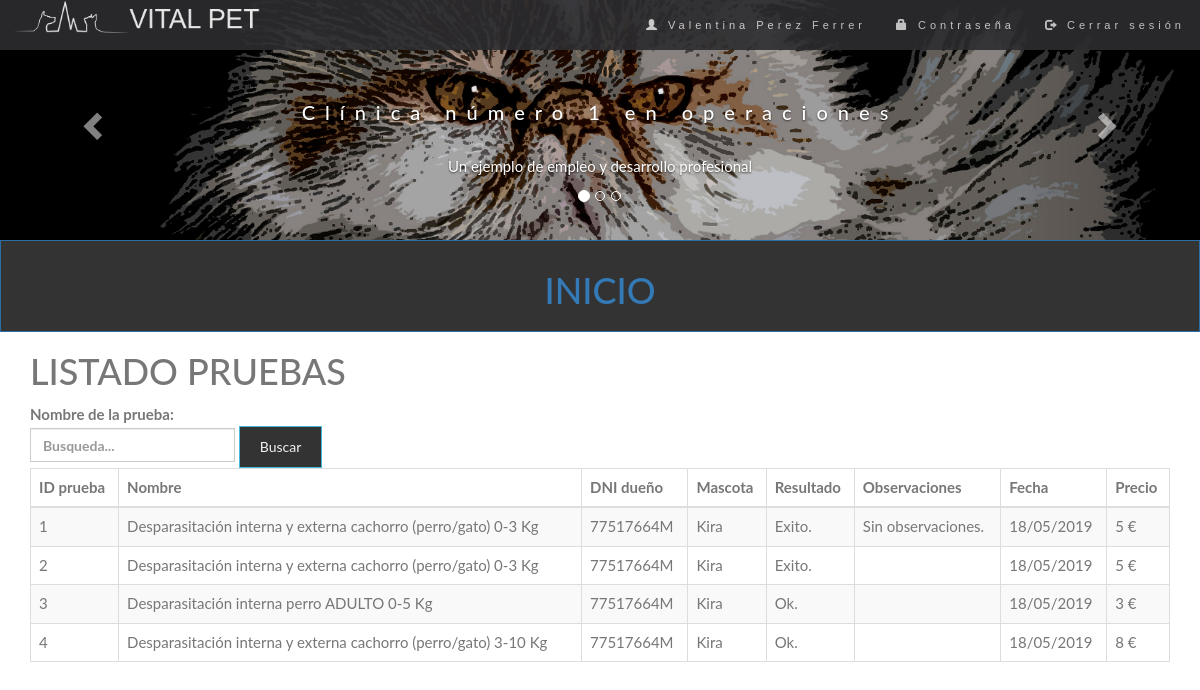
Before: /VISTA/COMUN/vistaGestionPrueba.php (signed in) with the older database file.
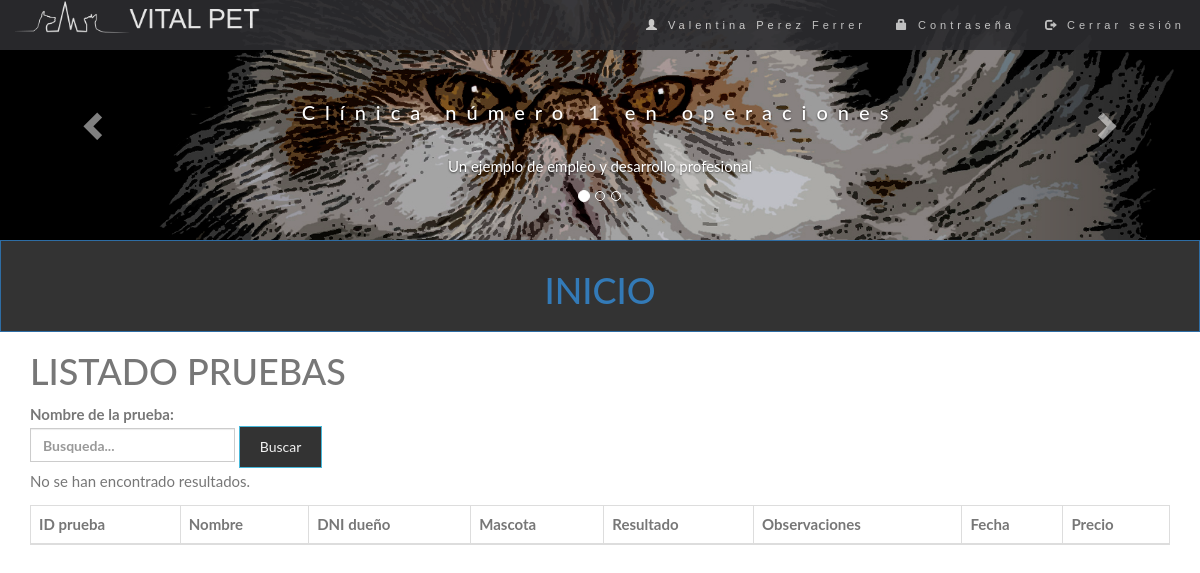
After: the same page with the newer database file.
### tables this page shows
CREATE TABLE `pruebas` (
  `id_prueba` int(11) NOT NULL,
  `id_tipo_prueba` int(11) NOT NULL,
  `id_mascota` int(11) NOT NULL,
  `resultado_prueba` varchar(2000) NOT NULL,
  `observaciones_prueba` varchar(2000) DEFAULT NULL,
  `id_cita` int(11) NOT NULL
);

CREATE TABLE `tipos_pruebas` (
  `id_tipo_prueba` int(11) NOT NULL,
  `nombre_tipo_prueba` varchar(200) NOT NULL,
  `precio_tipo_prueba` float NOT NULL
);

CREATE TABLE `usuarios` (
  `id_usuario` int(11) NOT NULL,
  `nombre_usuario` varchar(100) NOT NULL,
  `apellidos_usuario` varchar(100) NOT NULL,
  `dni_usuario` varchar(9) NOT NULL,
  `telefono_usuario` int(11) NOT NULL,
  `correo_usuario` varchar(100) NOT NULL,
  `fecna_usuario` date NOT NULL,
  `direccion_usuario` varchar(500) NOT NULL,
  `rol_usuario` varchar(20) NOT NULL,
  `pass_usuario` varchar(2000) NOT NULL
);

CREATE TABLE `mascotas` (
  `id_mascota` int(11) NOT NULL,
  `id_cliente` int(11) NOT NULL,
  `nombre_mascota` varchar(50) NOT NULL,
  `tipo_mascota` varchar(50) NOT NULL,
  `raza_mascota` varchar(50) NOT NULL,
  `sexo_mascota` varchar(50) NOT NULL,
  `fecna_mascota` date DEFAULT NULL,
  `peso_mascota` float NOT NULL
);

CREATE TABLE `citas` (
  `id_cita` int(11) NOT NULL,
  `fecha_cita` date NOT NULL,
  `hora_cita` varchar(10) NOT NULL,
  `estado_cita` varchar(50) NOT NULL,
  `num_consulta` int(11) NOT NULL,
  `id_mascota` int(11) NOT NULL,
  `id_cliente` int(11) NOT NULL,
  `id_veterinario` int(11) NOT NULL
);

### BBDD/model.php (called while the page is built, shortened)
<?php
    class Model {
        private $conexion;
        function __construct ($host, $user, $pass, $nombreBase){
            $this->conexion = new mysqli($host, $user, $pass);
                $this->conexion->set_charset("utf8");
        }
        public function ejecutarConsulta($consulta){
            $resultado = null;
            if(isset($this->conexion)){
                $resultado = $this->conexion->stmt_init();
                $resultado->prepare($consulta);
                $resultado->execute();
            }
            return $resultado;
        }
        public function devolverConsultaArray($consulta){
            $resultadoConsulta = $this->ejecutarConsulta($consulta);
            $total = null;
                if($resultadoConsulta){
                    $resultado = $resultadoConsulta->get_result();
                }
                if($resultado){
                    $fila = $resultado->fetch_array();
                    while ($fila != null){
                        $total[] = $fila;
                        $fila = $resultado->fetch_array();
                    }
                }
                return $total;
        }
        public function visualizarPruebasFiltradoCliente($id, $nombre){
            $consulta = "SELECT T.nombre_tipo_prueba, T.precio_tipo_prueba, P.id_prueba, P.resultado_prueba, P.observaciones_prueba, C.fecha_cita, M.nombre_mascota, U.dni_usuario
            FROM pruebas P
            JOIN tipos_pruebas T ON P.id_tipo_prueba = T.id_tipo_prueba
            JOIN citas C ON P.id_cita = C.id_cita
            JOIN mascotas M ON P.id_mascota = M.id_mascota
            JOIN usuarios U ON M.id_cliente = U.id_usuario
            WHERE T.nombre_tipo_prueba LIKE '%$nombre%' AND U.id_usuario = $id";
            $resultado = $this->devolverConsultaArray($consulta);
            return $resultado;
        }
        public function visualizarPruebasFiltradoPaginacionCliente($id, $nombre, $inicio, $tamano_pagina){
            $consulta = "SELECT T.nombre_tipo_prueba, T.precio_tipo_prueba, P.id_prueba, P.resultado_prueba, P.observaciones_prueba, C.fecha_cita, M.nombre_mascota, U.dni_usuario
            FROM pruebas P
            JOIN tipos_pruebas T ON P.id_tipo_prueba = T.id_tipo_prueba
            JOIN citas C ON P.id_cita = C.id_cita
            JOIN mascotas M ON P.id_mascota = M.id_mascota
            JOIN usuarios U ON M.id_cliente = U.id_usuario
            WHERE nombre_tipo_prueba LIKE '%$nombre%' AND U.id_usuario = $id LIMIT ".$inicio."," . $tamano_pagina;
            $resultado = $this->devolverConsultaArray($consulta);
            return $resultado;
        }
    }
?>

### VISTA/COMUN/vistaGestionPrueba.php (the view, shortened to what this page needs)
<?php
  if (isset($_GET["nombre"])){
    $nombre = $_GET["nombre"];
  }else{
    $nombre = "";
  }
?>
<!DOCTYPE html>
<html lang="es">
<head>
  <link rel="stylesheet" href="https://maxcdn.bootstrapcdn.com/bootstrap/3.4.0/css/bootstrap.min.css">
  <link href="//netdna.bootstrapcdn.com/bootstrap/3.2.0/css/bootstrap.min.css" rel="stylesheet" id="bootstrap-css">
<?php
      if($_SESSION['rol'] == 'Cliente'){
  echo "<link rel='stylesheet' type='text/css' href='../../CSS/estiloClienteIndex.css'>";
      }else{
  echo '  <link rel="stylesheet" type="text/css" href="../../CSS/estilo.css">';
      }
 ?>
  <link href="//maxcdn.bootstrapcdn.com/font-awesome/4.2.0/css/font-awesome.min.css" rel="stylesheet">
</head>
<body>
  <?php
      if($_SESSION['rol'] == 'Cliente'){
      include "../../INCLUDE/menuCli.inc";
      echo"<button type='button' class='btn btn-primary btn-block'><a href='../CLIENTE/index.php'><h1>INICIO</h1></a></button>";
      }else {
        echo('<div class="row">
        <div class="col-12 col-sm-12 col-md-12  col-lg-12">');
      include "../../INCLUDE/menuPrincipal.inc";
      }
      ?>
<?php
if($_SESSION['rol'] != 'Cliente'){
  echo "<div class='logotipo col-12 col-sm-7 col-md-7 col-lg-7'>  <div class='form-group row'>";
}else{
  echo "<div class='logotipo col-12 col-sm-12 col-md-12 col-lg-12'> <div class='form-group row margen'>";
}
?>
      <div class="col-12 col-sm-12 col-md-12 col-lg-12">
 <h1>LISTADO PRUEBAS</h1>
</div>
      <form class="formulario" action='vistaGestionPrueba.php' method='GET'>
      <div class="col-12 col-sm-12 col-md-12 col-lg-12">
            <label name="busquedaNombrePrueba_lb" id="id_busqueda_NombrePrueba">Nombre de la prueba:
            <input class="form-control" name="nombre" id="myInput" type="text" value="<?= $nombre ?>" placeholder="Busqueda...">
            </label>
            <input type="submit" class="btn btn-info botonsitobb" value="Buscar" name="busqueda">
            </div>
      </form>
</div>
  <div class="col-12 col-sm-12 col-md-12 col-lg-12">
  <table class="table table-bordered table-striped">
    <thead>
      <tr>
        <th>ID prueba</th>
        <th>Nombre</th>
        <th>DNI dueño</th>
        <th>Mascota</th>
        <th>Resultado</th>
        <th>Observaciones</th>
        <th>Fecha</th>
        <th>Precio</th>
      </tr>
    </thead>
    <tbody id="myTable">
    <?php
        require_once '../../BBDD/model.php';
        $conexion = new Model(Config::$host, Config::$user, Config::$pass, Config::$nombreBase);
        if($_SESSION['rol'] == 'Cliente'){
          $resultado = $conexion->visualizarPruebasFiltradoCliente($_SESSION['id_usuario'], $nombre);
        } else {
          $resultado = $conexion->visualizarPruebasFiltrado($nombre);
        }
          if (!empty($resultado)) {
            $tamano_pagina = 5;
            $pagina = false;
            if (!$pagina) {
                $inicio = 0;
            } else {
                $inicio = ($pagina - 1) * $tamano_pagina;
            }
            if ($_SESSION['rol'] == 'Cliente') {
              $resultadoPaginacion = $conexion->visualizarPruebasFiltradoPaginacionCliente($_SESSION['id_usuario'], $nombre, $inicio, $tamano_pagina);
            } else {
              $resultadoPaginacion = $conexion->visualizarPruebasFiltradoPaginacion($nombre, $inicio, $tamano_pagina);
            }
            foreach ($resultadoPaginacion as $prueba) {
                echo (" <tr>
                  <td>".$prueba['id_prueba']."</td>
                  <td>".$prueba['nombre_tipo_prueba']."</td>
                  <td>".$prueba['dni_usuario']."</td>
                  <td>".$prueba['nombre_mascota']."</td>
                  <td>".$prueba['resultado_prueba']."</td>
                  <td>".$prueba['observaciones_prueba']."</td>
                  <td>".date("d/m/Y", strtotime($prueba['fecha_cita']))."</td>
                  <td>".$prueba['precio_tipo_prueba']." &euro;</td>");
                echo ("</tr>");
            } ?>
    </tbody>
  </table>
</div>
<div class="col-12 col-sm-12 col-md-12 col-lg-12">
<?php
      include '../../INCLUDE/piePaginacion.php';
        } else {
            echo ("<p>No se han encontrado resultados.</p>");
        }
  ?>
</div>
</div>
</body>
</html>

### INCLUDE/menuCli.inc (shortened to what this page needs)
<nav class="navbar navbar-default navbar-fixed-top">
  <div class="container-fluid">
    <div class="navbar-header">
      <img  src="../../IMAGENES/logotb.png" width="250px" height="auto" >
    </div>
    <div class="collapse navbar-collapse" id="myNavbar">
      <ul class="nav navbar-nav navbar-right">
        <li><a><span class="glyphicon glyphicon-user"></span> <?= $_SESSION['usuario'] ?></a></li>
        <li><a href="../COMUN/vistaComunCambiarContrasena.php"><span class="glyphicon glyphicon-lock"></span> Contraseña</a></li>
        <li><a href="../../CONTROLADOR/logout.php"><span class="glyphicon glyphicon-log-out"></span> Cerrar sesión</a></li>
      </ul>
    </div>
  </div>
</nav>
<div id="myCarousel" class="carousel slide" data-ride="carousel">
    <ol class="carousel-indicators">
      <li data-target="#myCarousel" data-slide-to="0" class="active"></li>
      <li data-target="#myCarousel" data-slide-to="1"></li>
      <li data-target="#myCarousel" data-slide-to="2"></li>
    </ol>
    <div class="carousel-inner" role="listbox">
      <div class="item active">
        <img src="../../IMAGENES/banerg33.jpg" width="1200" height="700">
        <div class="carousel-caption">
          <h3>Clínica número 1 en operaciones</h3>
          <p>Un ejemplo de empleo y desarrollo profesional</p>
        </div>
      </div>
    </div>
    <a class="left carousel-control" href="#myCarousel" role="button" data-slide="prev">
      <span class="glyphicon glyphicon-chevron-left" aria-hidden="true"></span>
    </a>
    <a class="right carousel-control" href="#myCarousel" role="button" data-slide="next">
      <span class="glyphicon glyphicon-chevron-right" aria-hidden="true"></span>
    </a>
</div>

### INCLUDE/piePaginacion.php (shortened to what this page needs)
<?php
    echo ('<nav aria-label="Page navigation example"><ul class="pagination">');
     echo ('</ul></nav>');
?>

### CSS/estiloClienteIndex.css (style rules this page uses)
body { font: 400 15px/1.8 Lato, sans-serif; color: #777; }
h3, h4 { margin: 10px 0 30px 0; letter-spacing: 10px; font-size: 20px; color: #111; }
.carousel-inner img { width: 100%; margin: auto; }
.carousel-caption h3 { color: #fff !important; }
.btn { padding: 10px 20px; background-color: #333; color: #f1f1f1; border-radius: 0; transition: .2s; }
.navbar { font-family: Montserrat, sans-serif; margin-bottom: 0; background-color: #2d2d30; border: 0; font-size: 11px !important; letter-spacing: 4px; opacity: 0.9; }
.navbar li a, .navbar .navbar-brand { color: #d5d5d5 !important; }
.form-control { border-radius: 0; }
.margen { margin:0px; }

Changed rows visible on the page:
removed pruebas: id_prueba "1", id_tipo_prueba.nombre_tipo_prueba "Desparasitación interna y externa cachorro (perro/gato) 0-3 Kg", usuarios.dni_usuario "77517664M", id_mascota.nombre_mascota "Kira", resultado_prueba "Exito.", observaciones_prueba "Sin observaciones.", id_cita.fecha_cita "18/05/2019", id_tipo_prueba.precio_tipo_prueba "5"
removed pruebas: id_prueba "2", id_tipo_prueba.nombre_tipo_prueba "Desparasitación interna y externa cachorro (perro/gato) 0-3 Kg", usuarios.dni_usuario "77517664M", id_mascota.nombre_mascota "Kira", resultado_prueba "Exito.", id_cita.fecha_cita "18/05/2019", id_tipo_prueba.precio_tipo_prueba "5"
removed pruebas: id_prueba "3", id_tipo_prueba.nombre_tipo_prueba "Desparasitación interna perro ADULTO 0-5 Kg", usuarios.dni_usuario "77517664M", id_mascota.nombre_mascota "Kira", resultado_prueba "Ok.", id_cita.fecha_cita "18/05/2019", id_tipo_prueba.precio_tipo_prueba "3"
removed pruebas: id_prueba "4", id_tipo_prueba.nombre_tipo_prueba "Desparasitación interna y externa cachorro (perro/gato) 3-10 Kg", usuarios.dni_usuario "77517664M", id_mascota.nombre_mascota "Kira", resultado_prueba "Ok.", id_cita.fecha_cita "18/05/2019", id_tipo_prueba.precio_tipo_prueba "8"
Other visible differences:
text now shown: "No se han encontrado resultados."
